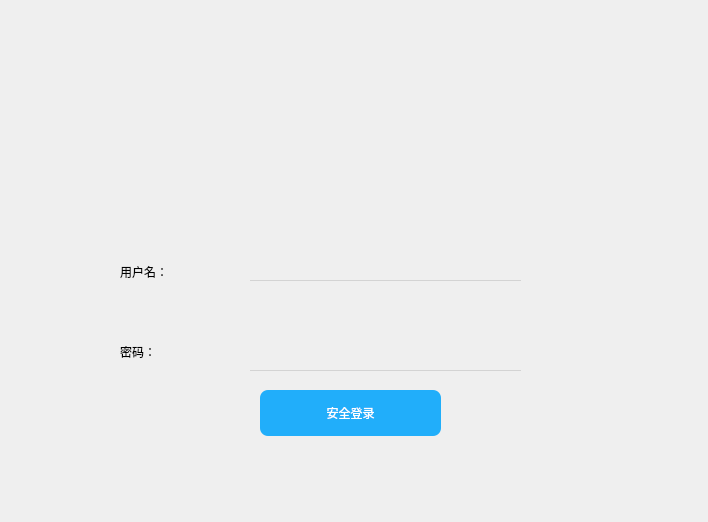
<?xml version="1.0" encoding="UTF-8"?>
<ui version="4.0">
 <class>Form</class>
 <widget class="QWidget" name="Form">
  <property name="geometry">
   <rect>
    <x>0</x>
    <y>0</y>
    <width>708</width>
    <height>522</height>
   </rect>
  </property>
  <property name="windowTitle">
   <string>Form</string>
  </property>
  <widget class="QWidget" name="widget_bottom" native="true">
   <property name="geometry">
    <rect>
     <x>70</x>
     <y>200</y>
     <width>531</width>
     <height>261</height>
    </rect>
   </property>
   <property name="styleSheet">
    <string notr="true">QComboBox {
	font-size: 20px;
	border: none;
	border-bottom: 1px solid lightgray;
	background-color: transparent;
}
QComboBox:hover {
	border-bottom: 1px solid gray;
}
QComboBox:focus {
	border-bottom: 1px solid rgb(18, 183, 245);
}
QComboBox::drop-down {
	background-color: transparent;    
	width: 60px;
	height: 40px;               
}
QComboBox::down-arrow {
	width: 60px;
	height: 20px;
}
QComboBox QAbstractItemView {
	min-height: 60px;
}
QComboBox QAbstractItemView:item {
	color: lightblue;
}</string>
   </property>
   <widget class="QComboBox" name="comboBox_Account">
    <property name="geometry">
     <rect>
      <x>180</x>
      <y>40</y>
      <width>271</width>
      <height>41</height>
     </rect>
    </property>
    <property name="styleSheet">
     <string notr="true">QComboBox {
	font-size: 30px;
	border: none;
	border-bottom: 1px solid lightgray;
	background-color: transparent;
}
QComboBox:hover {
	border-bottom: 1px solid gray;
}
QComboBox:focus {
	border-bottom: 1px solid rgb(18, 183, 245);
}
QComboBox::drop-down {
	background-color: transparent;    
	width: 60px;
	height: 40px;               
}
QComboBox::down-arrow {
	image: url(:/login/login_combobox_icon.png);
	width: 60px;
	height: 20px;
}
QComboBox QAbstractItemView {
	min-height: 60px;
}
QComboBox QAbstractItemView:item {
	color: lightblue;
}</string>
    </property>
   </widget>
   <widget class="QLineEdit" name="lineEdit_Password">
    <property name="geometry">
     <rect>
      <x>180</x>
      <y>130</y>
      <width>271</width>
      <height>41</height>
     </rect>
    </property>
    <property name="styleSheet">
     <string notr="true">QLineEdit {
	font-size: 30px;
	border: none;
	border-bottom: 1px solid lightgray;
	background-color: transparent;
}
QLineEdit:hover {
	border-bottom: 1px solid gray;
}
QLineEdit:focus {
	border-bottom: 1px solid rgb(18, 183, 245);
}
</string>
    </property>
   </widget>
   <widget class="QLabel" name="label">
    <property name="geometry">
     <rect>
      <x>50</x>
      <y>60</y>
      <width>108</width>
      <height>24</height>
     </rect>
    </property>
    <property name="text">
     <string>用户名：</string>
    </property>
   </widget>
   <widget class="QLabel" name="label_2">
    <property name="geometry">
     <rect>
      <x>50</x>
      <y>140</y>
      <width>108</width>
      <height>24</height>
     </rect>
    </property>
    <property name="text">
     <string>密码：</string>
    </property>
   </widget>
   <widget class="QPushButton" name="btn_Login">
    <property name="geometry">
     <rect>
      <x>190</x>
      <y>190</y>
      <width>181</width>
      <height>46</height>
     </rect>
    </property>
    <property name="styleSheet">
     <string notr="true">QPushButton {
	background-color: rgb(33, 174, 250);
	border-radius: 8px;
	color: white;
	spacing: 20px;
}
QPushButton:hover {
	background-color: rgb(72, 203, 250);
}
QPushButton:pressed {
	background-color: rgb(85, 85, 255);
}
QPushButton:disabled {
	background-color: rgb(167, 167, 167);
}</string>
    </property>
    <property name="text">
     <string>安全登录</string>
    </property>
    <property name="icon">
     <iconset resource="../image/image.qrc">
      <normaloff>:/login/login_btn_icon.png</normaloff>:/login/login_btn_icon.png</iconset>
    </property>
   </widget>
  </widget>
 </widget>
 <resources>
  <include location="../image/image.qrc"/>
 </resources>
 <connections/>
</ui>
